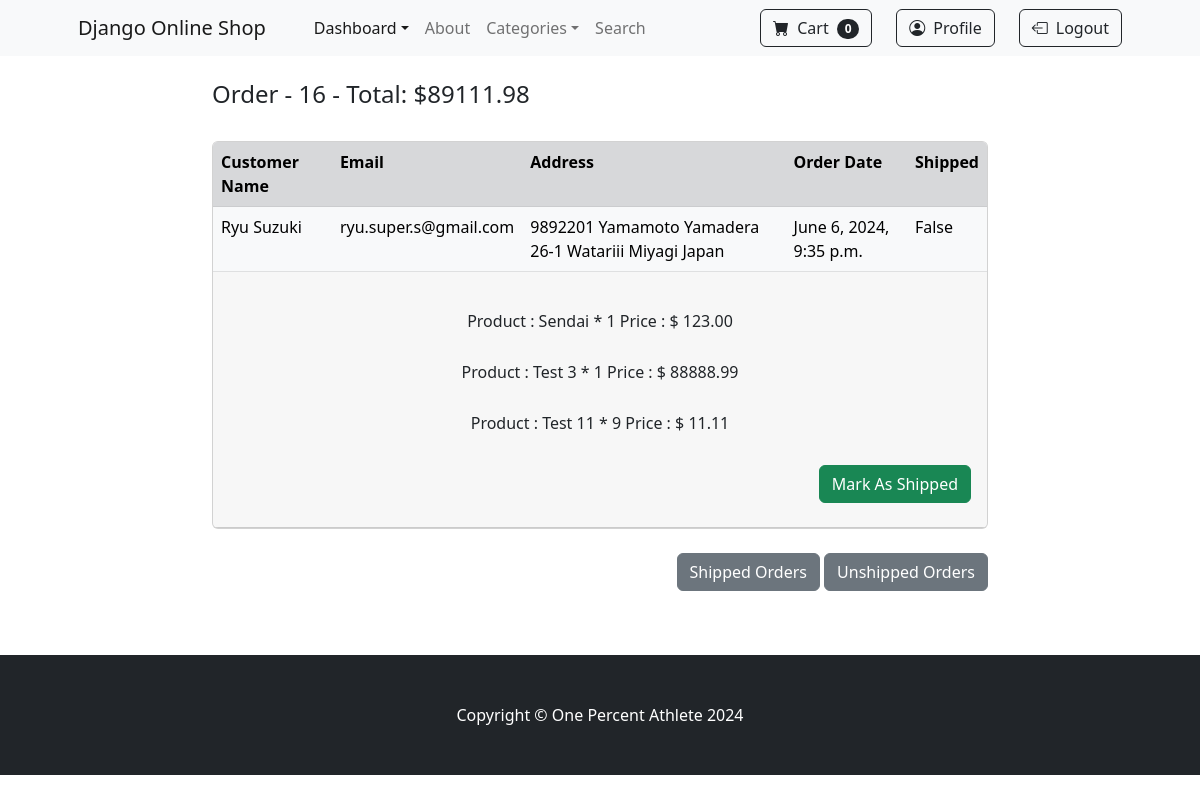
Screenshot of /payment/orders/16 (signed in) with the database file from the repository.
### payment/models.py (models this page shows, shortened)
class Order(models.Model):
    user = models.ForeignKey(User, on_delete=models.CASCADE, blank=True, null=True)
    full_name = models.CharField(max_length=250)
    email = models.EmailField(max_length=250)
    shipping_address = models.TextField(max_length=15000)
    amount_paid = models.DecimalField(max_digits=10, decimal_places=2)
    date_ordered = models.DateTimeField(auto_now_add=True)
    shipped = models.BooleanField(default=False)
    date_shipped = models.DateTimeField(blank=True, null=True)

class OrderItem(models.Model):
    order = models.ForeignKey(Order, on_delete=models.CASCADE, null=True)
    product = models.ForeignKey(Product, on_delete=models.CASCADE, null=True)
    user = models.ForeignKey(User, on_delete=models.CASCADE, blank=True, null=True)
    quantity = models.PositiveBigIntegerField(default=1)
    price = models.DecimalField(max_digits=10, decimal_places=2)

### store/models.py (models this page shows)
class Product(models.Model):
    name = models.CharField(max_length=100)
    price = models.DecimalField(default=0, decimal_places=2, max_digits=7)
    category = models.ForeignKey(Category, on_delete=models.CASCADE, default=1)
    description = models.CharField(max_length=300, default='', blank=True, null=True)
    image = models.ImageField(upload_to='uploads/product/')
    is_sale = models.BooleanField(default=False)
    sale_price = models.DecimalField(default=0, decimal_places=2, max_digits=7)
    def __str__(self):
        return self.name

### payment/views.py (the view, shortened to what this page needs)
# urls.py: path('orders/<int:pk>', views.orders, name="orders"),
def orders(request, pk):
    if request.user.is_authenticated and request.user.is_superuser:
        order = Order.objects.get(id=pk)
        items = OrderItem.objects.filter(order=pk)
        return render(request, "payment/orders.html", {"pk": pk, "order": order, "items": items})
    else:
        messages.success(request, "Access Denied...")
        return redirect("home")

### cart/cart.py (called while the page is built)
    def __len__(self):
        return len(self.cart)

### cart/context_processors.py (called while the page is built)
def cart(request):
    return {"cart": Cart(request)}

### payment/templates/payment/orders.html (shortened to what this page needs)
{% extends 'base.html' %}
{% block content %}
<div class="container col-md-8">
    <br>
    <h4>Order - {{ pk }} -  Total: ${{ order.amount_paid }}</h4>
    <br>
        <div class="card table-responsive">
            <div class="card-header m-0 p-0">
                <table class="table table-striped">
                    <tr class="table-secondary">
                        <td class="fw-bolder">Customer Name</td>
                        <td class="fw-bolder">Email</td>
                        <td class="fw-bolder">Address</td>
                        <td class="fw-bolder">Order Date</td>
                        <td class="fw-bolder">Shipped</td>
                    </tr>
            </div>
                <div class="card-body p-0">
                        <tr class="table-light">
                            <td>{{ order.full_name }}</td>
                            <td>{{ order.email }}</td>
                            <td>{{ order.shipping_address }}</td>
                            <td>{{ order.date_ordered }}</td>
                            <td>{{ order.shipped }}</td>
                        </tr>
                <br>
                <center>
                    {% for item in items %}
                        <h6 class="px-5">Product :  {{ item.product }} *  {{ item.quantity }}  Price :  $ {{ item.price }}</h6>
                    <br>
                    {% endfor %}
                </center>
                <div class="text-end mx-3">
                    {% if not order.shipped %}
                    <form method="post">
                        <button type="submit" class="btn btn-success">Mark As Shipped</button>
                    </form>
                    {% else %}
                    <form method="post">
                        {% csrf_token %}
                        <input type="hidden" name="shipping_status" value="false">
                        <button type="submit" class="btn btn-danger">Mark As Unshipped</button>
                    </form>
                    {% endif %}
                    <br>
                    </div>
                    </div>
                    </div>
                    <div class="text-end">
                        <br>
                        <a href="{% url 'shipped_items' %}" class="btn btn-secondary mb-3" align="right">Shipped Orders</a>
                        <a href="{% url 'unshipped_items' %}" class="btn btn-secondary mb-3" align="right">Unshipped Orders</a>
                        <br>
                    </div>
    <br><br>
</div>
{% endblock %}

### rows the page displays
Order: amount_paid "89111.98", full_name "Ryu Suzuki", email "ryu.super.s@gmail.com", shipping_address "9892201 Yamamoto Yamadera 26-1 Watariii Miyagi Japan", date_ordered "June 6, 2024, 9:35 p.m.", shipped "False"
OrderItem: product "Sendai", quantity "1", price "123.00"
OrderItem: product "Test 3", quantity "1", price "88888.99"
OrderItem: product "Test 11", quantity "9", price "11.11"

### other values shown
{{ cart|length }} "0"
{{ pk }} "16"
